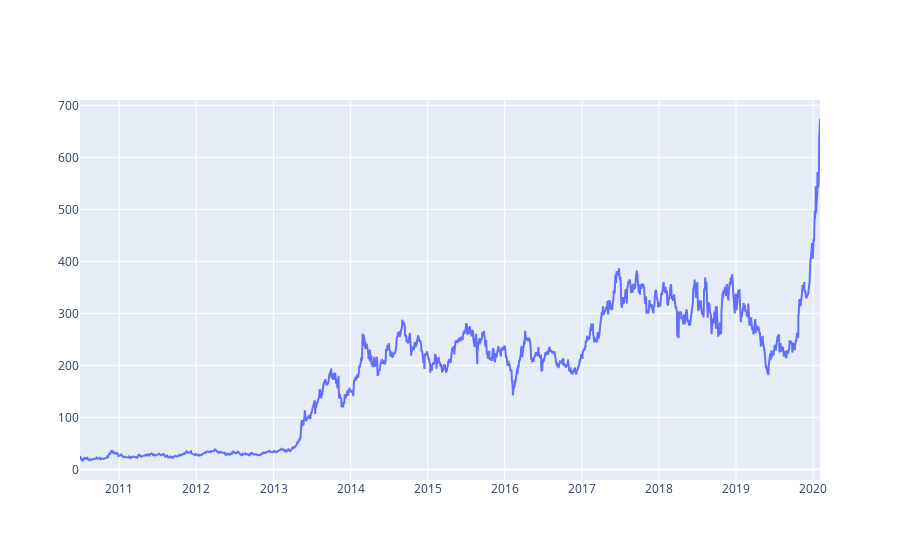

Notebook code cell kept with this figure:
### Code cell
fig2 = go.Figure()
fig2.add_trace(go.Scatter(x=dataFrame['Date'], y=dataFrame['Open'], mode='lines'))
fig2.show()

### Figure 1 — Plotly figure (JSON) as saved in the notebook; plotly's stock layout.template omitted (floating-point values rounded to 4 significant figures; data arrays with more than 128 entries replaced by an {"elided": "..."} marker saying what was removed)
{"data": [{"mode": "lines", "type": "scatter", "x": {"elided": "2416 str values"}, "y": {"elided": "2416 float values"}}], "layout": {}}
